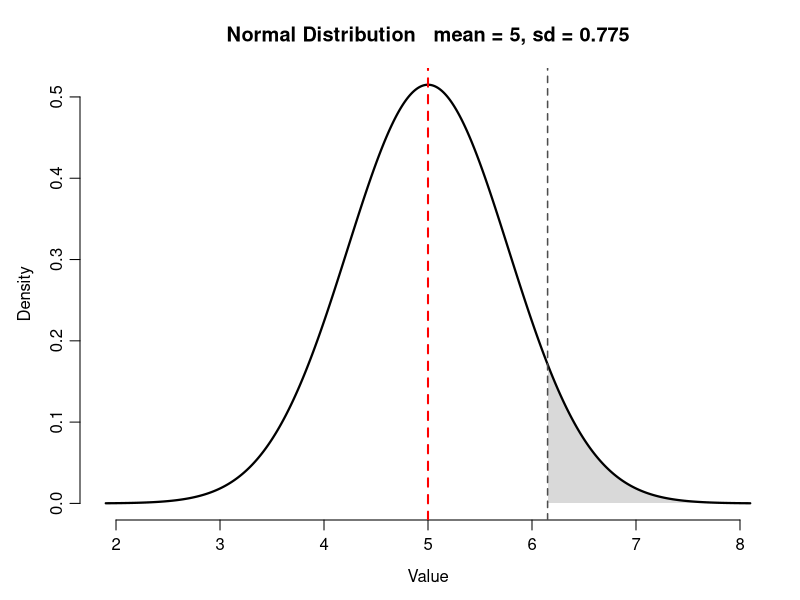

Here is the R script that generated this plot:
# Draws a Normal density for a given mean and sd.
#
# The parameters are in the title, so a screenshot of the plot still says which
# Normal it is.


mu <- 5          # mean
sigma <- 3/sqrt(15)       # standard deviation

# How to name the two parameters in the title. The curve is identical either
# way -- this only changes what the plot calls them.
#   1 = mu and sigma, once the Greek has been introduced
#   0 = mean and sd, before it has
use_greek <- 0

# Significant digits for the title only. sigma is often an expression such as
# 3 / sqrt(15), and without this the title would carry all 15 of its digits.
digits <- 3

# Optional marks on the curve. All three are off by default -- set them and
# rerun.
#
#   show_mean   1 draws a red dashed line at the mean, 0 draws nothing
#   vlines      values to mark, e.g. c(4, 6); NULL for none
#   shade       region to fill under the curve, as c(from, to).
#               Use -Inf or Inf for an open end: c(-Inf, 4) shades the left
#               tail, c(6, Inf) the right. NULL for no shading.
show_mean <- 1
vlines <- c(6.15)
shade <- c(6.15, 1008)

shade_col <- "grey85"

# Four sds either side of the mean covers all but about 0.006% of the curve,
# so the tails are drawn down to nothing rather than chopped off.
x <- seq(mu - 4 * sigma, mu + 4 * sigma, length.out = 600)
y <- dnorm(x, mean = mu, sd = sigma)

par(mar = c(4, 4, 3.4, 1.2), mgp = c(2.3, 0.7, 0))

mu_lab <- signif(mu, digits)
sigma_lab <- signif(sigma, digits)

# Greek needs plotmath, and plotmath drops the bold a title normally gets, so
# bold() puts it back. A plain string is already bold, hence the two forms.
if (use_greek)
{
  title <- bquote(bold("Normal Distribution") ~~
                  list(mu == .(mu_lab), sigma == .(sigma_lab)))
} else {
  title <- paste0("Normal Distribution   mean = ", mu_lab, ", sd = ", sigma_lab)
}

plot(x, y, type = "n", bty = "n",
     xlab = "Value", ylab = "Density", main = title)

# Shading goes down first so the curve is drawn over its top edge rather than
# under it. The region is clamped to the plotted range, but the probability is
# computed from the values you asked for, so an infinite end still reports the
# whole tail.
if (!is.null(shade))
{
  lo <- max(shade[1], min(x))
  hi <- min(shade[2], max(x))
  if (hi > lo)
  {
    region <- c(lo, x[x > lo & x < hi], hi)
    polygon(c(region, rev(region)),
            c(dnorm(region, mu, sigma), rep(0, length(region))),
            col = shade_col, border = NA)
  }
  cat("Shaded from", shade[1], "to", shade[2], "  probability =",
      round(pnorm(shade[2], mu, sigma) - pnorm(shade[1], mu, sigma), 4), "\n")
}

lines(x, y, lwd = 2.2)

if (show_mean) {abline(v = mu, col = "red", lwd = 2, lty = 2)}
if (!is.null(vlines)) {abline(v = vlines, col = "grey30", lwd = 1.5, lty = 2)}
